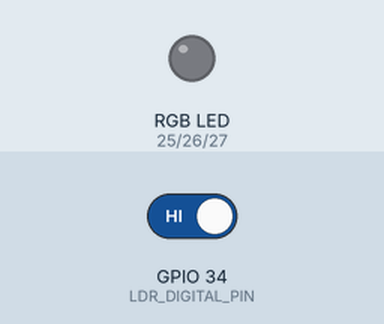
The sketch below on a simulated ESP32. On the bench: an RGB LED mixed from three pins (HIGH = lit). Inputs (shaded band) come from the test bench; at power-on: GPIO 34 (LDR_DIGITAL_PIN) HIGH. WiFi joins after 1.5 s; servers stay silent unless stated; what the sketch prints to the serial monitor is not drawn.

Above: at 2.7 s.
2.8 s: GPIO 34 (LDR_DIGITAL_PIN) driven LOW
At 3.9 s:
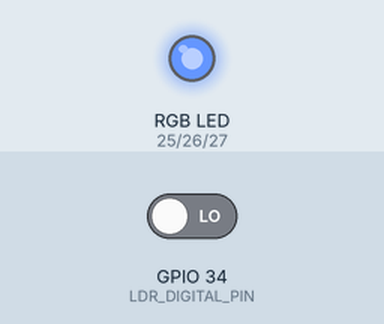
Timing chart, 0 to 5.8 s (numbered marks = the images above; inputs shaded):
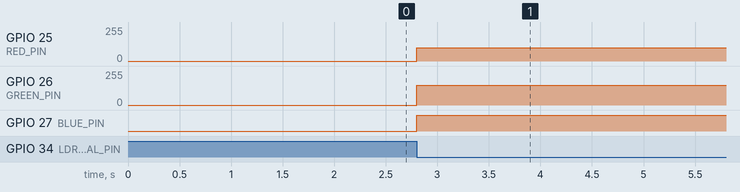

Measured:
- after the input at 2.8 s, GPIO 25 (RED_PIN): 0/255 → 100/255 at once; GPIO 26 (GREEN_PIN): 0/255 → 150/255 at once; GPIO 27 (BLUE_PIN): LOW → HIGH at once

The sketch:

AmbientLightReactor.ino
```cpp
#include <WiFi.h>
#include <WebServer.h>

// Wi-Fi Credentials
const char* ssid = "NSUT_WIFI";
const char* password = "";

WebServer server(80);

// Pin Definitions
const int LDR_DIGITAL_PIN = 34; // Connected to 'OUT' pin on your module
const int RED_PIN = 25;         // RGB Module Red
const int GREEN_PIN = 26;       // RGB Module Green
const int BLUE_PIN = 27;        // RGB Module Blue

String currentStatus = "Unknown";

void handleRoot() {
  String html = "<!DOCTYPE html><html><head><meta http-equiv='refresh' content='2'>";
  html += "<title>Ambient Light Reactor</title>";
  html += "<style>body{font-family: Arial; text-align: center; margin-top: 50px;}</style></head><body>";
  html += "<h1>Ambient Light Reactor Status</h1>";
  html += "<h2>Current State: " + currentStatus + "</h2>";
  html += "</body></html>";
  server.send(200, "text/html", html);
}

void setup() {
  Serial.begin(115200);

  pinMode(LDR_DIGITAL_PIN, INPUT);
  pinMode(RED_PIN, OUTPUT);
  pinMode(GREEN_PIN, OUTPUT);
  pinMode(BLUE_PIN, OUTPUT);

  // Connect to Wi-Fi
  WiFi.begin(ssid, password);
  Serial.print("Connecting to WiFi");
  while (WiFi.status() != WL_CONNECTED) {
    delay(500);
    Serial.print(".");
  }
  Serial.println("\nWiFi connected! IP address: ");
  Serial.println(WiFi.localIP());

  server.on("/", handleRoot);
  server.begin();
}

void loop() {
  server.handleClient();

  static int lastState = -1;
  // Read the digital state from the 'OUT' pin
  int isDark = digitalRead(LDR_DIGITAL_PIN);

  if (isDark != lastState) {
    if (isDark == LOW) {
      // ROOM IS DARK: Turn on a cozy ambient color (e.g., Warm Cyan/Blue)
      analogWrite(RED_PIN, 100);
      analogWrite(GREEN_PIN, 150);
      analogWrite(BLUE_PIN, 255);
      currentStatus = "Dark -> Ambient Reactor ON";
      Serial.println("Status: Dark -> Ambient Reactor ON");
    } else {
      // ROOM IS BRIGHT: Turn off the RGB reactor
      analogWrite(RED_PIN, 0);
      analogWrite(GREEN_PIN, 0);
      analogWrite(BLUE_PIN, 0);
      currentStatus = "Bright -> Ambient Reactor OFF";
      Serial.println("Status: Bright -> Ambient Reactor OFF");
    }
    lastState = isDark;
  }
}
```
